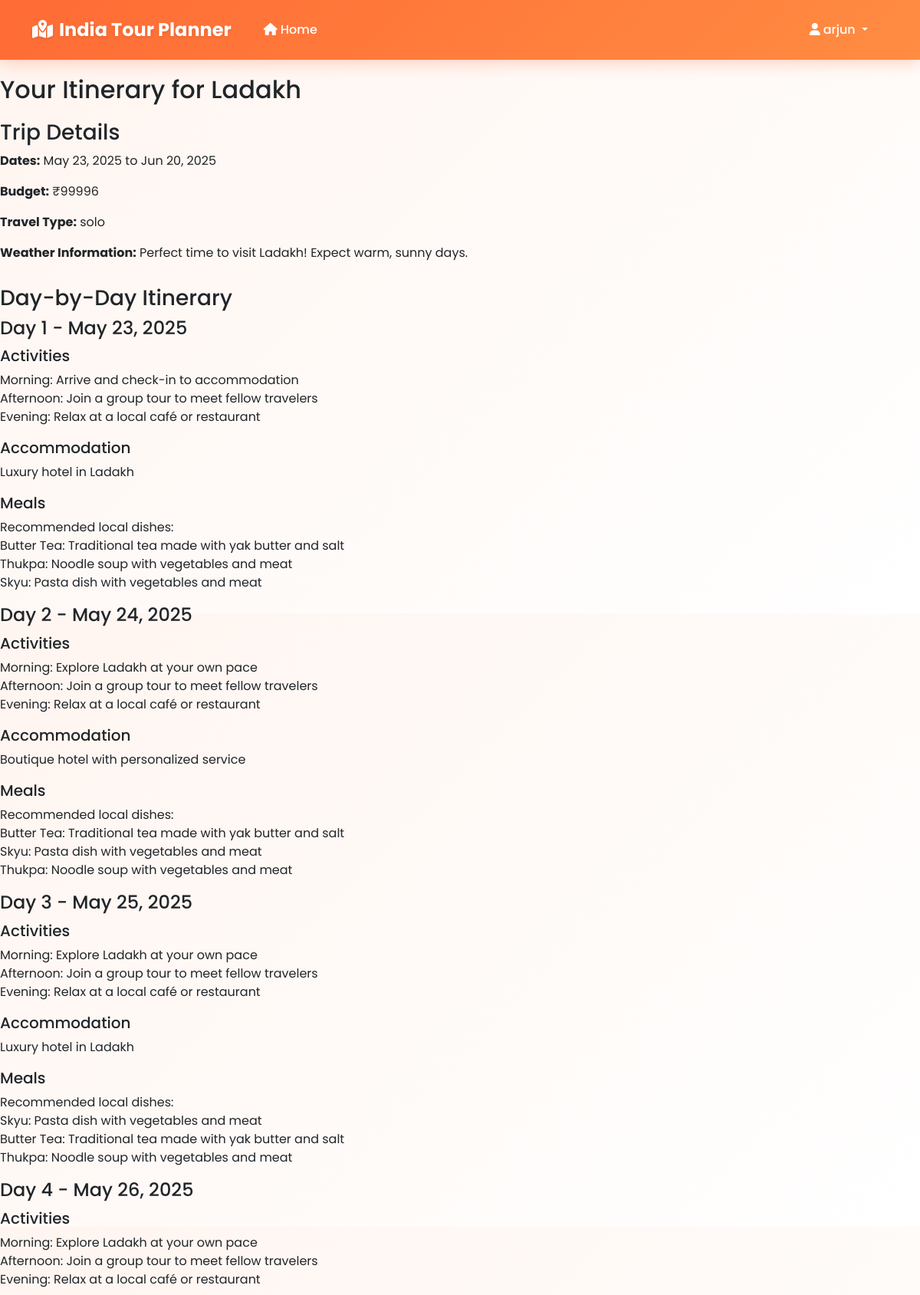
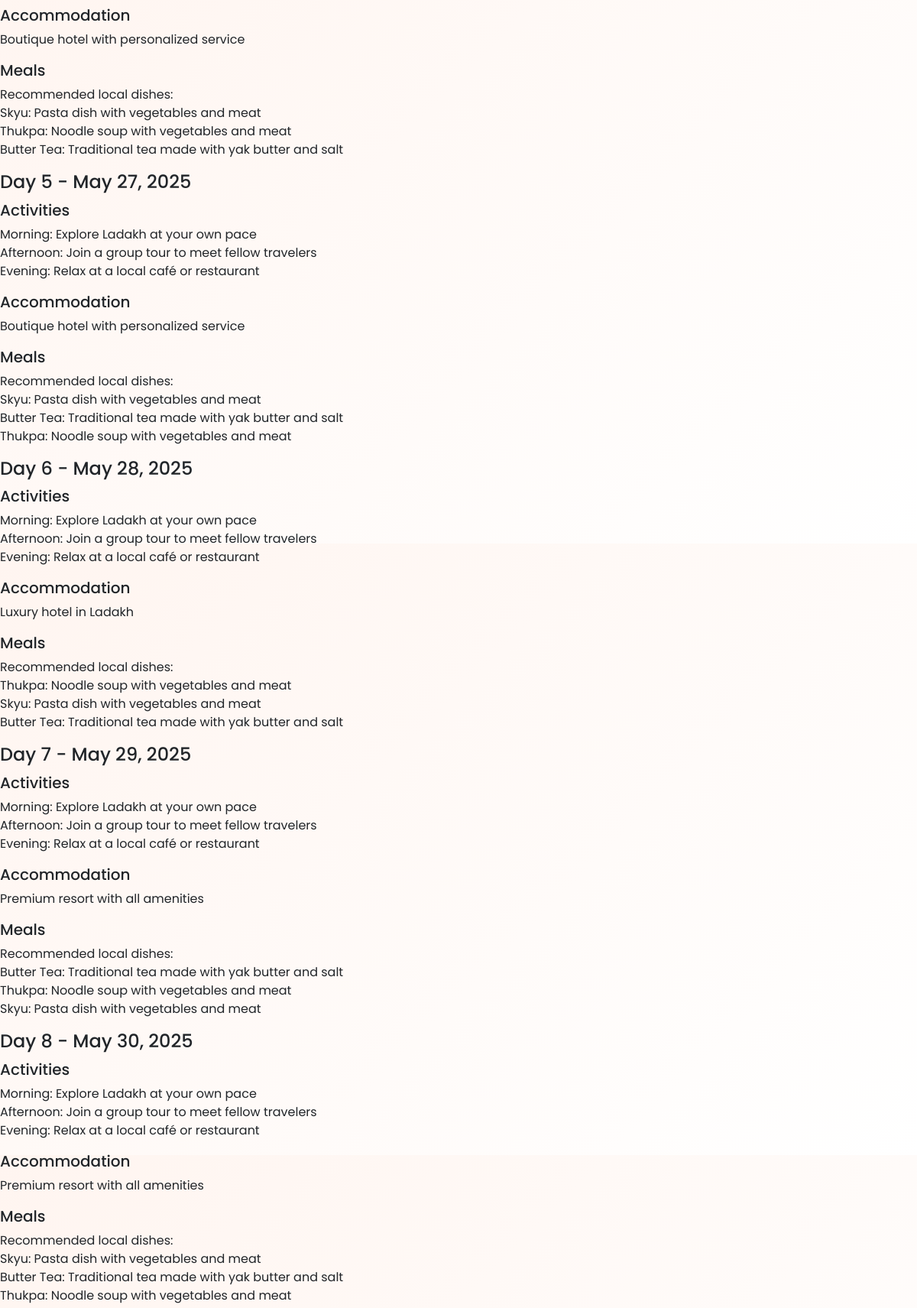
The page /itinerary/1/ (signed in, upper part) on the database its author committed (2 pictures, top to bottom).
### tour_planner/models.py (models this page shows, shortened)
class Itinerary(models.Model):
    user = models.ForeignKey(User, on_delete=models.CASCADE, null=True, blank=True)
    destination = models.ForeignKey(Destination, on_delete=models.CASCADE, null=True, blank=True)
    start_date = models.DateField()
    end_date = models.DateField()
    budget = models.IntegerField()
    travel_type = models.CharField(max_length=50)  # solo, spiritual, family, etc.
    preferred_weather = models.CharField(max_length=50)  # summer, winter, etc.
    is_ai_recommended = models.BooleanField(default=False)
    created_at = models.DateTimeField(auto_now_add=True)

class Destination(models.Model):
    name = models.CharField(max_length=100)
    description = models.TextField()
    best_season = models.CharField(max_length=50)
    budget_range_min = models.IntegerField()
    budget_range_max = models.IntegerField()
    suitable_for = models.CharField(max_length=100)  # solo, spiritual, family, etc.

class ItineraryDay(models.Model):
    itinerary = models.ForeignKey(Itinerary, on_delete=models.CASCADE, related_name='days')
    day_number = models.IntegerField()
    activities = models.TextField()
    accommodation = models.CharField(max_length=100)
    meals = models.TextField()

### tour_planner/views.py (the view)
# urls.py: path('itinerary/<int:pk>/', views.ItineraryDetailView.as_view(), name='itinerary_detail'),
class ItineraryDetailView(View):
    def get(self, request, pk):
        try:
            itinerary = Itinerary.objects.get(pk=pk)
            days = ItineraryDay.objects.filter(itinerary=itinerary).order_by('day_number')
            weather_info = self.get_weather_info(itinerary.destination, itinerary.start_date)
            context = {
                'itinerary': itinerary,
                'days': days,
                'weather_info': weather_info
            }
            return render(request, 'tour_planner/itinerary_detail.html', context)
        except Itinerary.DoesNotExist:
            return redirect('home')
    def get_weather_info(self, destination, start_date):
        month = start_date.month
        if destination.best_season == 'summer' and month in [4, 5, 6]:
            return f"Perfect time to visit {destination.name}! Expect warm, sunny days."
        elif destination.best_season == 'winter' and month in [11, 12, 1, 2]:
            return f"Great time to visit {destination.name}! Expect cool, pleasant weather."
        elif destination.best_season == 'monsoon' and month in [7, 8, 9]:
            return f"It's monsoon season in {destination.name}. Pack an umbrella and enjoy the lush greenery!"
        elif destination.best_season == 'spring' and month in [2, 3, 4]:
            return f"Spring is a beautiful time in {destination.name} with moderate temperatures."
        elif destination.best_season == 'autumn' and month in [9, 10, 11]:
            return f"Autumn in {destination.name} offers pleasant weather and fewer crowds."
        else:
            return f"Note: You're not visiting {destination.name} during its peak season. Weather may vary."

### tour_planner/templatetags/tour_extras.py (called while the page is built)
@register.filter
def add_days(value, days):
    try:
        return value + timedelta(days=int(days)-1)
    except:
        return value

### tour_planner/templates/tour_planner/itinerary_detail.html (shortened to what this page needs)
{% extends 'tour_planner/base.html' %}
{% load tour_extras %}
{% block content %}
<h2>Your Itinerary for {{ itinerary.destination.name }}</h2>
<div style="margin: 20px 0;">
    <h3>Trip Details</h3>
    <p><strong>Dates:</strong> {{ itinerary.start_date|date:"M d, Y" }} to {{ itinerary.end_date|date:"M d, Y" }}</p>
    <p><strong>Budget:</strong> ₹{{ itinerary.budget }}</p>
    <p><strong>Travel Type:</strong> {{ itinerary.travel_type }}</p>
    <p><strong>Weather Information:</strong> {{ weather_info }}</p>
</div>
<div style="margin: 30px 0;">
    <h3>Day-by-Day Itinerary</h3>
    {% for day in days %}
    <div class="itinerary-day">
        <h4>Day {{ day.day_number }} - {{ itinerary.start_date|add_days:day.day_number|date:"M d, Y" }}</h4>
        <div style="margin: 10px 0;">
            <h5>Activities</h5>
            <p style="white-space: pre-line;">{{ day.activities }}</p>
        </div>
        <div style="margin: 10px 0;">
            <h5>Accommodation</h5>
            <p>{{ day.accommodation }}</p>
        </div>
        <div style="margin: 10px 0;">
            <h5>Meals</h5>
            <p style="white-space: pre-line;">{{ day.meals }}</p>
        </div>
    </div>
    {% endfor %}
</div>
{% endblock %}

### tour_planner/templates/tour_planner/base.html (shortened to what this page needs)
<!DOCTYPE html>
<html lang="en">
<head>
    <link href="https://cdn.jsdelivr.net/npm/bootstrap@5.3.0/dist/css/bootstrap.min.css" rel="stylesheet">
    <link rel="stylesheet" href="https://cdnjs.cloudflare.com/ajax/libs/font-awesome/6.0.0-beta3/css/all.min.css">
</head>
<body>
    <nav class="navbar navbar-expand-lg navbar-dark">
        <div class="container">
            <a class="navbar-brand" href="{% url 'home' %}">
                <i class="fas fa-map-marked-alt me-2"></i>India Tour Planner
            </a>
            <div class="collapse navbar-collapse" id="navbarNav">
                <ul class="navbar-nav me-auto">
                    <li class="nav-item">
                        <a class="nav-link" href="{% url 'home' %}">
                            <i class="fas fa-home me-1"></i>Home
                        </a>
                    </li>
                </ul>
                <ul class="navbar-nav">
                    {% if user.is_authenticated %}
                        <li class="nav-item dropdown">
                            <a class="nav-link dropdown-toggle" href="#" id="userDropdown" role="button" data-bs-toggle="dropdown">
                                <i class="fas fa-user me-1"></i>{{ user.username }}
                            </a>
                        </li>
                    {% endif %}
                </ul>
            </div>
        </div>
    </nav>
    <main>
        {% block content %}{% endblock %}
    </main>
</body>
</html>

### tour_planner/templates/tour_planner/base.html (style rules this page uses)
:root { --primary-orange: #FF6B35; --secondary-orange: #FF8C42; --light-orange: #FFB366; --accent-orange: #FF9F66; --dark-text: #2C3E50; --light-gray: #F8F9FA; }
* { font-family: 'Poppins', sans-serif; }
body { background: linear-gradient(135deg, #FFF5F0 0%, #FFFFFF 100%); min-height: 100vh; }
.navbar { background: linear-gradient(135deg, var(--primary-orange) 0%, var(--secondary-orange) 100%) !important; box-shadow: 0 4px 20px rgba(255, 107, 53, 0.3); padding: 1rem 0; }
.navbar-brand { font-weight: 700; font-size: 1.5rem; color: white !important; text-shadow: 0 2px 4px rgba(0,0,0,0.1); }
.navbar-nav .nav-link { color: white !important; font-weight: 500; margin: 0 10px; transition: all 0.3s ease; border-radius: 25px; padding: 8px 16px !important; }
main { min-height: calc(100vh - 200px); padding-top: 20px; }

### rows shown on the page
Itinerary: destination.name "Ladakh", start_date "May 23, 2025", end_date "Jun 20, 2025", budget "99996", travel_type "solo", start_date|add_days "May 23, 2025", start_date|add_days "May 24, 2025", start_date|add_days "May 25, 2025", start_date|add_days "May 26, 2025", start_date|add_days "May 27, 2025", start_date|add_days "May 28, 2025", start_date|add_days "May 29, 2025", start_date|add_days "May 30, 2025"
ItineraryDay: day_number "1", activities "Morning: Arrive and check-in to accommodation Afternoon: Join a group tour to meet fellow travelers Evening: Relax at a local café or restaurant", accommodation "Luxury hotel in Ladakh", meals "Recommended local dishes: Butter Tea: Traditional tea made with yak butter and salt Thukpa: Noodle soup with vegetables and meat Skyu: Pasta dish with vegetables and meat"
ItineraryDay: day_number "2", activities "Morning: Explore Ladakh at your own pace Afternoon: Join a group tour to meet fellow travelers Evening: Relax at a local café or restaurant", accommodation "Boutique hotel with personalized service", meals "Recommended local dishes: Butter Tea: Traditional tea made with yak butter and salt Skyu: Pasta dish with vegetables and meat Thukpa: Noodle soup with vegetables and meat"
ItineraryDay: day_number "3", activities "Morning: Explore Ladakh at your own pace Afternoon: Join a group tour to meet fellow travelers Evening: Relax at a local café or restaurant", accommodation "Luxury hotel in Ladakh", meals "Recommended local dishes: Skyu: Pasta dish with vegetables and meat Butter Tea: Traditional tea made with yak butter and salt Thukpa: Noodle soup with vegetables and meat"
ItineraryDay: day_number "4", activities "Morning: Explore Ladakh at your own pace Afternoon: Join a group tour to meet fellow travelers Evening: Relax at a local café or restaurant", accommodation "Boutique hotel with personalized service", meals "Recommended local dishes: Skyu: Pasta dish with vegetables and meat Thukpa: Noodle soup with vegetables and meat Butter Tea: Traditional tea made with yak butter and salt"
ItineraryDay: day_number "5", activities "Morning: Explore Ladakh at your own pace Afternoon: Join a group tour to meet fellow travelers Evening: Relax at a local café or restaurant", accommodation "Boutique hotel with personalized service", meals "Recommended local dishes: Skyu: Pasta dish with vegetables and meat Butter Tea: Traditional tea made with yak butter and salt Thukpa: Noodle soup with vegetables and meat"
ItineraryDay: day_number "6", activities "Morning: Explore Ladakh at your own pace Afternoon: Join a group tour to meet fellow travelers Evening: Relax at a local café or restaurant", accommodation "Luxury hotel in Ladakh", meals "Recommended local dishes: Thukpa: Noodle soup with vegetables and meat Skyu: Pasta dish with vegetables and meat Butter Tea: Traditional tea made with yak butter and salt"
ItineraryDay: day_number "7", activities "Morning: Explore Ladakh at your own pace Afternoon: Join a group tour to meet fellow travelers Evening: Relax at a local café or restaurant", accommodation "Premium resort with all amenities", meals "Recommended local dishes: Butter Tea: Traditional tea made with yak butter and salt Thukpa: Noodle soup with vegetables and meat Skyu: Pasta dish with vegetables and meat"
ItineraryDay: day_number "8", activities "Morning: Explore Ladakh at your own pace Afternoon: Join a group tour to meet fellow travelers Evening: Relax at a local café or restaurant", accommodation "Premium resort with all amenities", meals "Recommended local dishes: Skyu: Pasta dish with vegetables and meat Butter Tea: Traditional tea made with yak butter and salt Thukpa: Noodle soup with vegetables and meat"

### other values the page prints
{{ user.username }} "arjun"
{{ weather_info }} "Perfect time to visit Ladakh! Expect warm, sunny days."
